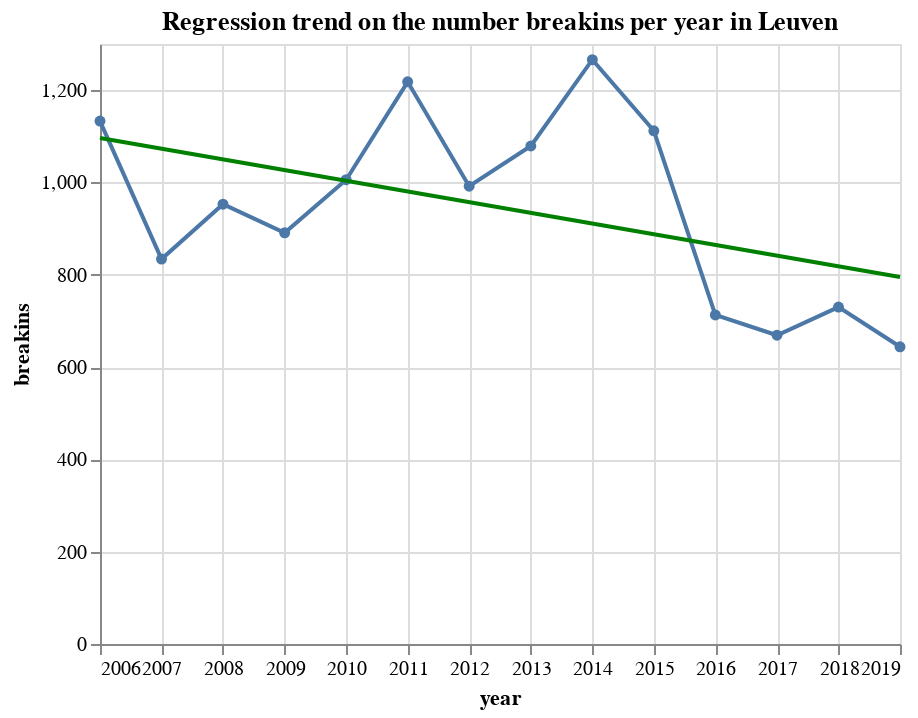

The notebook cell this image was saved under:
### Code cell
points = alt.Chart(df).mark_line(point=True).encode(
    x='year', y='breakins', tooltip='breakins'
)
points + points.transform_regression('year', 'breakins').mark_line(
    color='green'
).properties(
    title='Regression trend on the number breakins per year in Leuven'
)

### Figure 1 — Vega-Lite specification as saved in the notebook (floating-point values rounded to 4 significant figures)
{"config": {"view": {"continuousWidth": 400, "continuousHeight": 300}}, "layer": [{"mark": {"type": "line", "point": true}, "encoding": {"tooltip": {"type": "quantitative", "field": "breakins"}, "x": {"type": "temporal", "field": "year"}, "y": {"type": "quantitative", "field": "breakins"}}}, {"mark": {"type": "line", "color": "green"}, "encoding": {"tooltip": {"type": "quantitative", "field": "breakins"}, "x": {"type": "temporal", "field": "year"}, "y": {"type": "quantitative", "field": "breakins"}}, "title": "Regression trend on the number breakins per year in Leuven", "transform": [{"on": "year", "regression": "breakins"}]}], "data": {"name": "data-e69c4a4577c6a9d2a03c89854c9a4599"}, "$schema": "https://vega.github.io/schema/vega-lite/v4.8.1.json", "datasets": {"data-e69c4a4577c6a9d2a03c89854c9a4599": [{"year_int": 2006, "breakins": 1133, "year": "2006-01-01T00:00:00"}, {"year_int": 2007, "breakins": 834, "year": "2007-01-01T00:00:00"}, {"year_int": 2008, "breakins": 953, "year": "2008-01-01T00:00:00"}, {"year_int": 2009, "breakins": 891, "year": "2009-01-01T00:00:00"}, {"year_int": 2010, "breakins": 1006, "year": "2010-01-01T00:00:00"}, {"year_int": 2011, "breakins": 1218, "year": "2011-01-01T00:00:00"}, {"year_int": 2012, "breakins": 992, "year": "2012-01-01T00:00:00"}, {"year_int": 2013, "breakins": 1079, "year": "2013-01-01T00:00:00"}, {"year_int": 2014, "breakins": 1266, "year": "2014-01-01T00:00:00"}, {"year_int": 2015, "breakins": 1112, "year": "2015-01-01T00:00:00"}, {"year_int": 2016, "breakins": 713, "year": "2016-01-01T00:00:00"}, {"year_int": 2017, "breakins": 669, "year": "2017-01-01T00:00:00"}, {"year_int": 2018, "breakins": 730, "year": "2018-01-01T00:00:00"}, {"year_int": 2019, "breakins": 644, "year": "2019-01-01T00:00:00"}]}}
